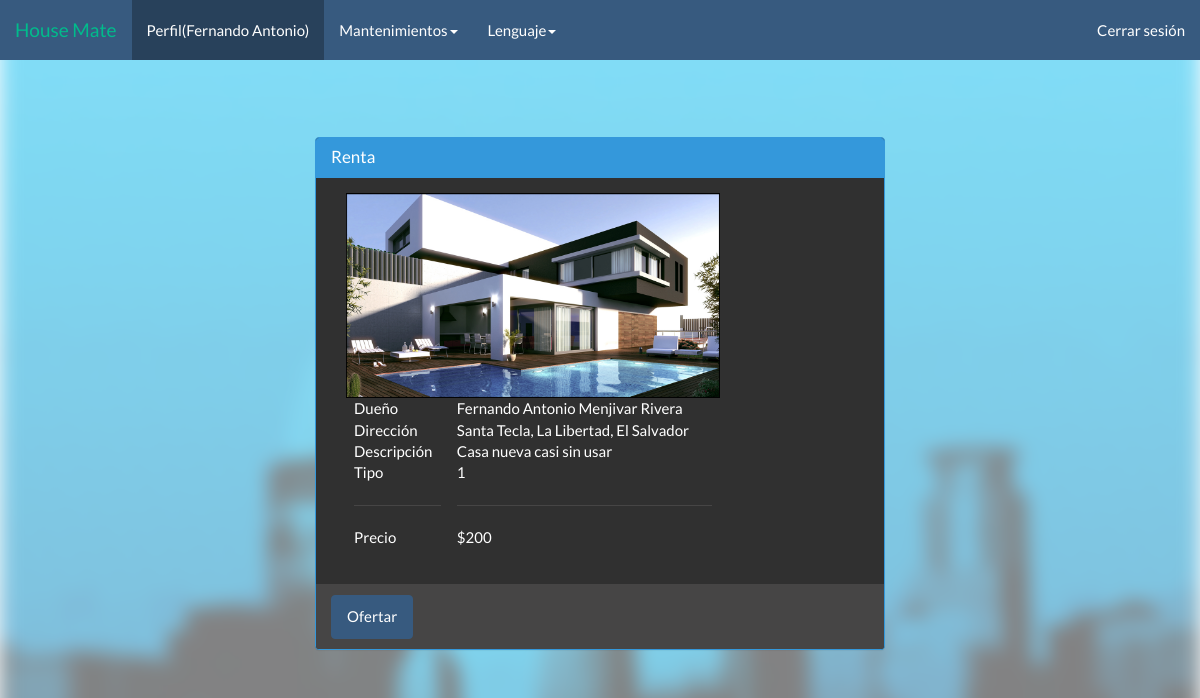
/HouseMate2_2/inmueble.php?IdInmueble=1&tip=1 (signed in), run on an earlier commit of the app's database.
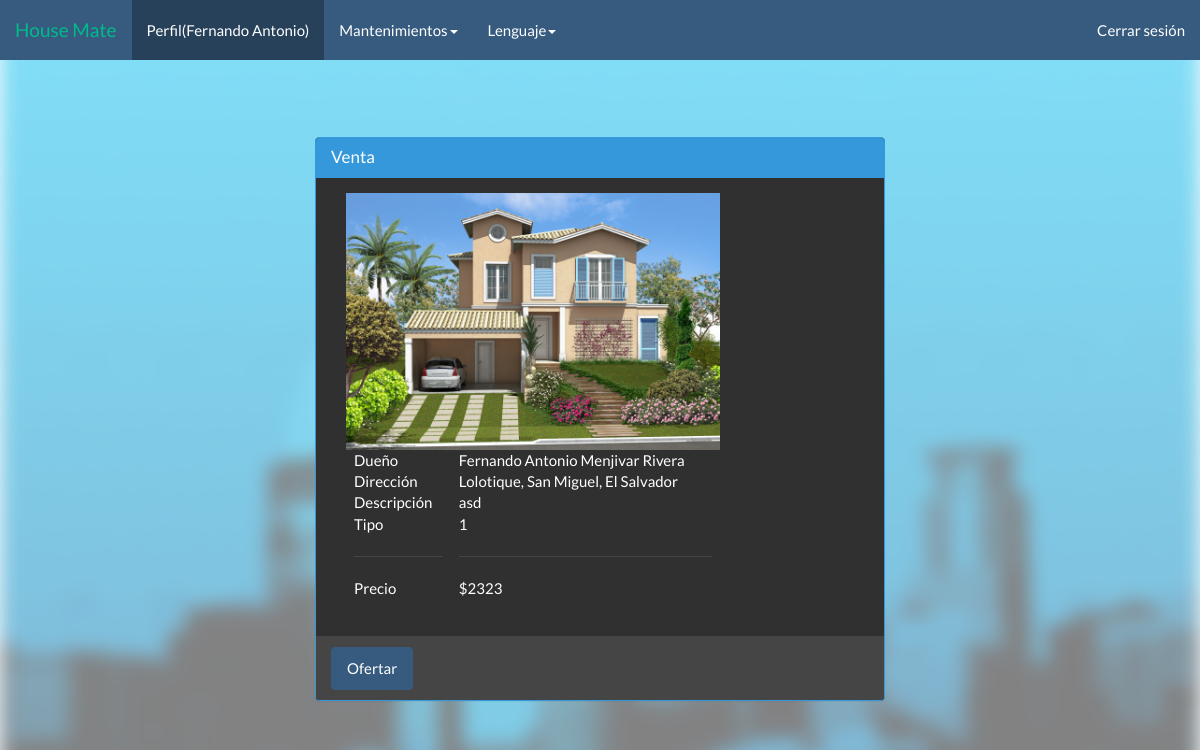
And on a later commit of the database.
### tables this page shows
CREATE TABLE IF NOT EXISTS `inmueble` (
  `IdInmueble` varchar(5) NOT NULL,
  `Dueno` varchar(5) DEFAULT NULL,
  `Direccion` varchar(140) NOT NULL,
  `Descripcion` varchar(140) NOT NULL,
  `VentaRenta` int(1) NOT NULL,
  `Tipopropiedad` int(1) NOT NULL,
  `Precio` varchar(20) NOT NULL,
  `Imagen` varchar(100) NOT NULL,
  `DescDire` text
);

CREATE TABLE IF NOT EXISTS `tbusuario` (
  `idUsuario` varchar(5) NOT NULL DEFAULT '',
  `nombre` varchar(20) DEFAULT NULL,
  `apellido` varchar(20) DEFAULT NULL,
  `fechanac` date NOT NULL,
  `correo` varchar(30) DEFAULT NULL,
  `usuario` varchar(20) DEFAULT NULL,
  `contra` varchar(20) DEFAULT NULL,
  `tipo` int(1) DEFAULT NULL,
  `image` blob
);

### HouseMate2_2/Call/Lenguaje/Idiomas/langes.php (called while the page is built, shortened)
<?php
$lang = array();
$lang['Need'] = "No tengo cuenta";
$lang['Page_title'] = 'House Mate';
$lang['Cuenta'] = 'Registrarse';
$lang['Acerca'] = 'Acerca de';
$lang['Mision'] = 'Misi&oacute;n';
$lang['Mision1'] = 'Ofrecer a nuestros visitantes y usuarios afiliados un medio de interacción entre vendedores y compradores facilitando la venta y/o renta de inmuebles brindando calidad en los inmuebles, veracidad de información  y seguridad en las transacciones.';
$lang['Vision'] = 'Visi&oacute;n';
$lang['Vision1'] = 'Trascender en el mercado salvadoreño cambiando la forma en que realizamos las transacciones en línea, mediante una plataforma dedicada exclusivamente en la venta y/o renta de inmuebles de cualquier tipo  y a su promoción entre los usuarios de la plataforma y con los visitantes de esta.';
$lang['QueEs'] = '¿Qué es House Mate?';
$lang['QueEs1'] = 'House Mate es una plataforma web que permite la difusión y promoción de inmuebles para su venta y renta entre los usuarios que interactúan dentro de la aplicación web. Para ello los visitantes tienen la opción de registrarse gratuitamente a la plataforma para gozar de nuestros servicios.';
$lang['Institucion'] = 'Mas sobre la institucion';
$lang['Contactenos'] = 'Cont&aacute;ctenos';
$lang['Novedades'] = 'Novedades';
$lang['Iniciar-Sesion'] = 'Iniciar Sesi&oacute;n';
$lang['Correo'] = 'Correo';
$lang['Contra'] = 'Contrase&ntilde;a';
$lang['Crear-Cuenta'] = 'Crear Cuenta';
$lang['Nombre'] = 'Nombre';
$lang['Apellido'] = 'Apellido';
$lang['Fecha-Nac'] = 'Fecha de Nacimiento';
$lang['Confirmar'] = 'Confirmar contraseña';
$lang['Inicio'] = 'Inicio';
$lang['Perfil'] = 'Perfil';
$lang['Mantenimiento'] = 'Mantenimientos';
$lang['Clientes'] = 'Clientes';
$lang['Inmuebles'] = 'Inmuebles';
$lang['Idioma'] = 'Lenguaje';
$lang['Cerrar-Sesion'] = 'Cerrar Sesi&oacute;n';
$lang['contra'] = "Contraseña";
$lang['Mostrar'] = "Mostrar";
$lang['Crear-Usuario'] = 'Crear usuario';
$lang['Ver-Usuario'] = 'Ver usuarios';
$lang['Modificar-Usuario'] = 'Modificar usuario';
$lang['Eliminar-Usuario'] = 'Eliminar usuario';
$lang['Codigo'] = 'Código';
$lang['Modificar'] = 'Modificar';
$lang['Eliminar'] = 'Eliminar';
$lang['Contra-reset'] = "Reiniciar contraseña";
$lang['Crear-Inmuebles'] = 'Crear Inmuebles';
$lang['Ver-Inmuebles'] = 'Mostrar Inmuebles';
$lang['Modificar-Inmuebles'] = 'Modificar Inmuebles';
$lang['Eliminar-Inmuebles'] = 'Eliminar Inmuebles';
$lang['Eliminares'] = "Eliminar";
$lang['Existe'] = "Usuario erróneo o contraseña incorrecta";
$lang['Usuario'] = "Usuario";
$lang['Usuarios'] = "Usuarios";
$lang['Usuarioname'] = "Nombre de usuario";
$lang['Tipous'] = 'Tipo de usuario';
$lang['Admin'] = "Administrador";
$lang['Cliente'] = 'Cliente';
$lang['Perito'] = 'Perito';
$lang['Agente'] = "Agente";
$lang['selectp'] = 'Seleccione imagen';
$lang['vr']  ="Venta o renta";
$lang['Direccion'] = 'Dirección';
$lang['Etiqueta'] = 'Etiquetas';
$lang['EtiquetaNum'] = 'Digite el número de etiquetas (Max. 12)';
$lang['Descripcion'] = 'Descripción';
$lang['Venta'] = 'Venta';
?>

### HouseMate2_2/inmueble.php (the view, shortened to what this page needs)
<!DOCTYPE HTML>
<html>
<head>
   <?php
    include "Call/spr.php";
?>
</head>
<body>
<?php
if(isset($_GET['tip']))
{
    include "Header/barranav2.php";
}
else
{
	include "Header/barranav0.php";
}
?>
 <br>
 <br>
<div id="main">
    <div class="row">
    <?php
        $casa = $_GET['IdInmueble'];
        $consulta = ( "select inmueble.*, tbusuario.IdUsuario, tbusuario.nombre, tbusuario.apellido from inmueble  left join tbusuario on inmueble.Dueno = tbusuario.idUsuario WHERE inmueble.IdInmueble = '$casa'");
        $cs = mysql_query($consulta);
        while ($row=mysql_fetch_array($cs)){
    ?>
        <div class="col-xs-12 col-sm-12 col-md-6 col-lg-6 col-xs-offset-0 col-sm-offset-0 col-md-offset-3 col-lg-offset-3 toppad" >
          <div class="panel panel-info">
            <div class="panel-heading">
                <h3 class="panel-title">
                    <?php
                        if($row['VentaRenta'] == 1){
                            echo $lang['Venta'];
                        }
                        elseif($row['VentaRenta' == 2]){
                            echo $lang['Renta'];
                        }
                    ?>
                </h3>
            </div>
            <div class="panel-body">
            <center>
                  <div class="row">
                    <div class=" col-md-9 col-lg-9 ">
                        <img src="<?php echo $row['Imagen'] ?>" height="100%" width="100%">
                    <table class="table table-user-information">
                    <tbody>
                      <tr>
                        <td><?php echo $lang['Duen'];?></td>
                        <td><?php echo $row['nombre']." ".$row['apellido'] ?></td>
                      </tr>
                        <tr>
                        <td><?php echo $lang['Direccion'];?></td>
                        <td><?php echo $row['Direccion'] ?></td>
                        </tr>
                      <tr>
                        <td><?php echo $lang['Descripcion'];?></td>
                        <td><?php echo $row['Descripcion'] ?></td>
                      </tr>
                      <tr>
                        <td><?php echo $lang['tipo'];?></td>
                        <td><?php echo $row['Tipopropiedad'] ?></td>
                      </tr>
                      <tr>
                        <td><hr><?php echo $lang['precio'];?></td>
                        <td><hr>$<?php echo $row['Precio'] ?></td>
                      </tr>
                    </tbody>
                  </table>
                    </div>
                  </div>
            </div>
            <div class="panel-footer">
                <input type="submit" name="mejorar" class="btn btn-primary" value="Ofertar">
            <?php
                }
            ?>
            </div>
            </div>
        </div>
        </div>
    </div>
</body>
</html>

### HouseMate2_2/Call/spr.php
<?php
echo "
	<link href='css/bootstrap.min.css' rel='stylesheet' type='text/css'/>
	<link href='css/causa.css'  rel='stylesheet' type='text/css' />
	<link href='css/estilo.css' rel='stylesheet' type='text/css' />";
?>

### HouseMate2_2/Header/barranav2.php (shortened to what this page needs)
<link href='css/intro.css' rel='stylesheet'/>
<form method="post" class="comewithme" >
<nav class="navbar navbar-default navbar-fixed-top">
  <div class="container-fluid">
    <div class="navbar-header">
      <a class="navbar-brand" href="adminHomepage.php">House Mate</a>
    </div>
    <?php
require ("Call/Lenguaje/lenguaje.php");
          ?>
    <div class="collapse navbar-collapse" id="bs-example-navbar-collapse-1">
      <ul class="nav navbar-nav">
        <li class="active"><a href="perfil_admin.php"><?php echo($lang['Perfil']);?>(<?php include ('namae.php') ?>) </a></li>
        <li class="dropdown">
          <a href="#" class="dropdown-toggle" data-toggle="dropdown" role="button" aria-expanded="false"><?php echo($lang['Mantenimiento']);?><span class="caret"></span></a>
        </li>
        <li class="dropdown">
          <a href="#" class="dropdown-toggle" data-toggle="dropdown" role="button" aria-expanded="false"><?php echo($lang['Idioma']);?><span class="caret"></span></a>
        </li>
      </ul>
      <ul class="nav navbar-nav navbar-right">
        <li><a href="#openModal2"><?php echo($lang['Cerrar-Sesion']);?></a></li>
      </ul>
    </div>
  </div>
</nav>
 </form>
 <br>
 <br>
 <br>

### HouseMate2_2/namae.php
<?php
echo $_SESSION['user'];
?>

### HouseMate2_2/css/estilo.css (style rules this page uses)
body { padding-top:30px; }
form { width: 70%; height: auto; }

What changed in the data, as far as the page shows it:
changed inmueble "Fernando Antonio": Imagen: a different picture; Direccion "Santa Tecla, La Libertad, El Salvador" → "Lolotique, San Miguel, El Salvador"; Descripcion "Casa nueva casi sin usar" → "asd"; Precio "200" → "2323"
